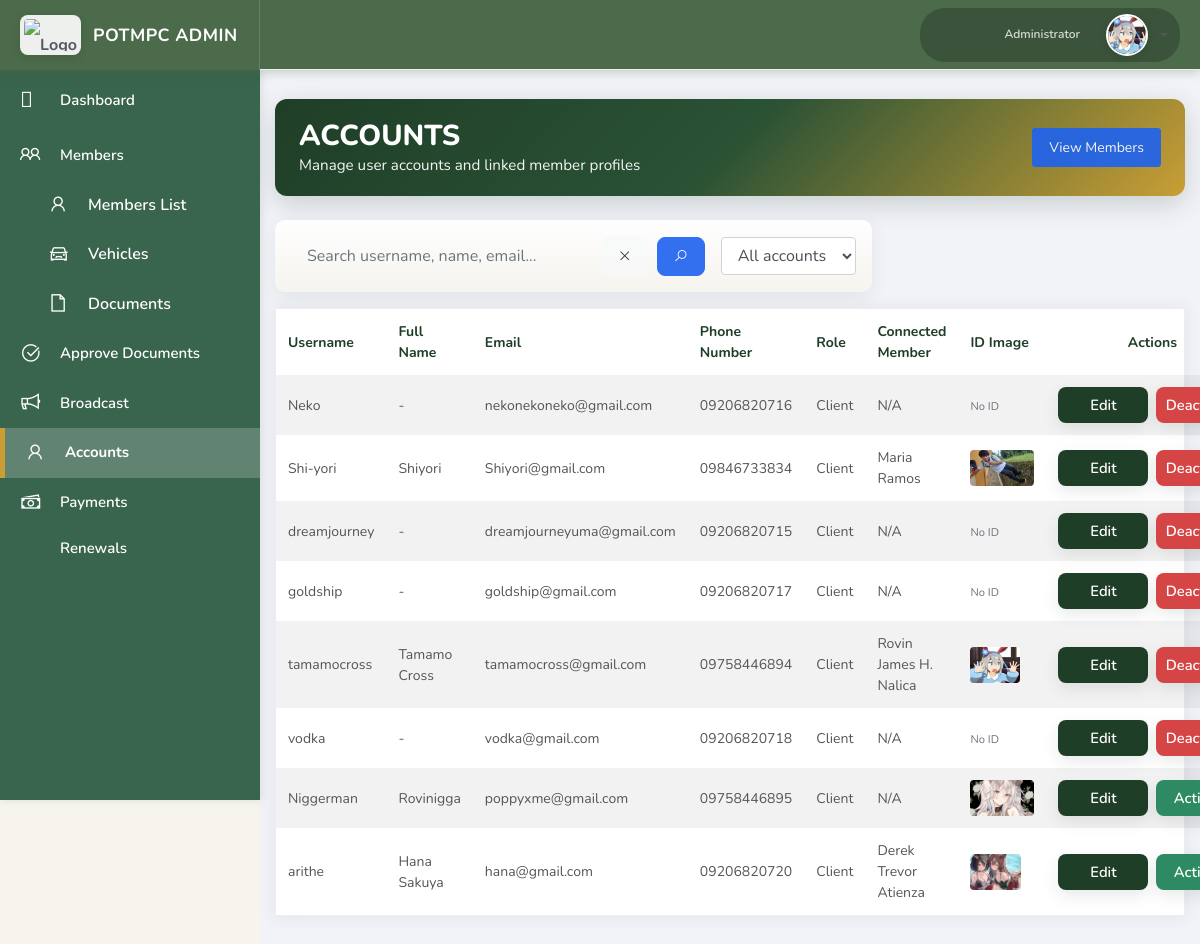
The page /accounts/ on the database as committed earlier.
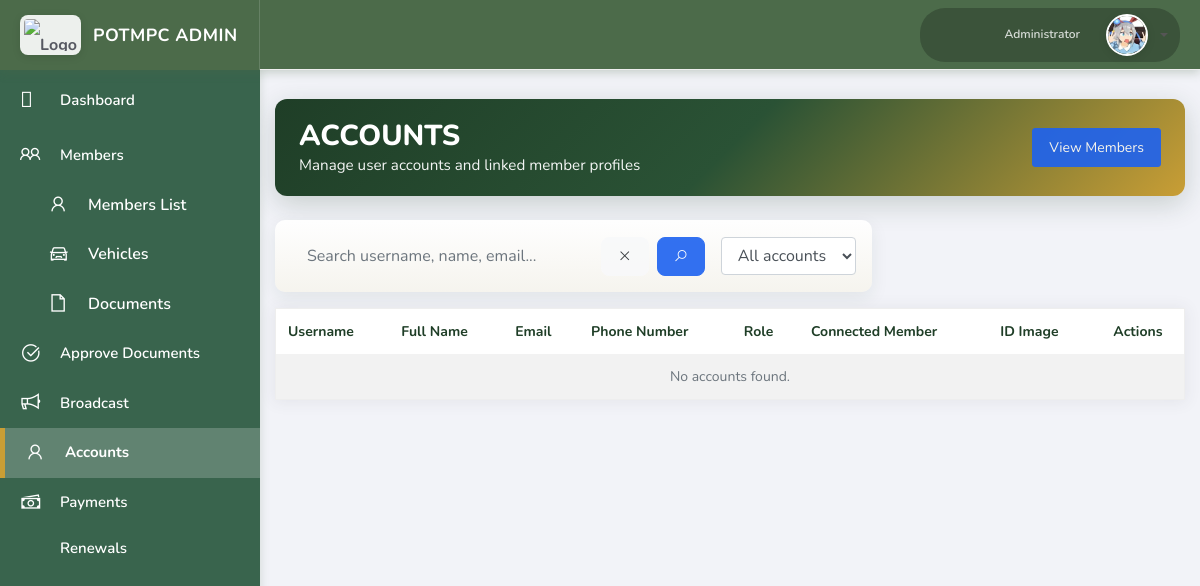
The same page on the database as committed later.
### coop/models.py (models this page shows, shortened)
class User(AbstractUser):
    ROLE_CHOICES = (
        ('superadmin', 'Superadmin'),
        ('admin', 'Admin'),
        ('manager', 'Manager'),
        ('client', 'Client Member'),
    )
    role = models.CharField(max_length=20, choices=ROLE_CHOICES, default='client')
    full_name = models.CharField(max_length=255)
    phone_number = models.CharField(max_length=20, unique=True, null=True, blank=True)
    dormant = models.IntegerField(default=0)  # 0 = Pending, 1 = Not Dormant
    id_image = models.ImageField(upload_to=id_upload_path, null=True, blank=True)
    profile_image = models.ImageField(upload_to=profile_upload_path, null=True, blank=True)
    email = models.EmailField(unique=True)
    groups = models.ManyToManyField(
        Group,
        related_name="coop_user_set",  # <-- unique related_name
        blank=True,
        help_text="The groups this user belongs to.",
        verbose_name="groups"
    )
    user_permissions = models.ManyToManyField(
        Permission,
        related_name="coop_user_permissions",  # <-- unique related_name
        blank=True,
        help_text="Specific permissions for this user.",
        verbose_name="user permissions"
    )

class Member(models.Model):
    SEX_CHOICES = [
        ('M', 'Male'),
        ('F', 'Female'),
        ('O', 'Other'),
    ]
    full_name = models.CharField(max_length=255)
    batch = models.ForeignKey(Batch, on_delete=models.CASCADE, related_name="members")
    batch_monitoring_number = models.PositiveIntegerField()
    is_dormant = models.BooleanField(default=False)
    age = models.PositiveSmallIntegerField(null=True, blank=True, help_text="Member's age")
    sex = models.CharField(max_length=1, choices=SEX_CHOICES, null=True, blank=True, help_text="Member's sex")
    phone_number = models.CharField(max_length=20, null=True, blank=True, help_text="Member's phone number (overridden by user account if linked)")
    email = models.EmailField(null=True, blank=True, help_text="Member's email (overridden by user account if linked)")
    user_account = models.OneToOneField(
        'User',
        on_delete=models.SET_NULL,
        null=True,
        blank=True,
        related_name='member_profile'
    )

### coop/views.py (the view, shortened to what this page needs)
# urls.py: path('accounts/', views.accounts_list, name='accounts_list'),
def accounts_list(request):
    q = (request.GET.get("q") or "").strip()
    status = (request.GET.get("status") or "all").strip().lower()  # 'all' | 'activated' | 'pending'
    users_qs = User.objects.filter(role__iexact='client')
    if status == 'activated':
        users_qs = users_qs.filter(is_active=True)
    elif status == 'pending':
        users_qs = users_qs.filter(is_active=False)
    users_qs = users_qs.order_by('-is_active', 'username')
    paginator = Paginator(users_qs, 10)
    page_number = request.GET.get('page', 1)
    page_obj = paginator.get_page(page_number)
    context = {
        'users': list(page_obj.object_list),
        'page_obj': page_obj,
        'paginator': paginator,
        'is_paginated': page_obj.has_other_pages(),
        'q': q,
        'status': status,
    }
    if request.headers.get('x-requested-with') == 'XMLHttpRequest':
        html = render_to_string('includes/account_table_rows.html', context, request=request)
        pagination_html = render_to_string('includes/pagination.html', context, request=request)
        return JsonResponse({'html': html, 'pagination_html': pagination_html})
    return render(request, 'accounts.html', context)

### coop/context_processors.py (called while the page is built, shortened)
def notifications(request):
    return {
        'unread_notifications_count': 0,
        'recent_notifications': [],
    }

### templates/accounts.html (shortened to what this page needs)
{% extends 'base.html' %}
{% load static %}
{% block extra_css %}
<link rel="stylesheet" href="{% static 'css/admin_all.css' %}">
{% endblock %}
{% block content %}
<div class="container py-4">
  <div class="members-header card-header-gradient mb-4 d-flex justify-content-between align-items-center">
    <div>
      <h1 class="members-header-title">ACCOUNTS</h1>
      <p class="members-header-sub">Manage user accounts and linked member profiles</p>
    </div>
    <div class="d-flex align-items-center">
      <div class="btn-group">
        <a href="{% url 'member_list' %}" class="btn btn-primary">View Members</a>
      </div>
    </div>
  </div>
  <div class="row mb-3">
    <div class="col-md-8">
      <form id="account-search-form" action="{% url 'accounts_list' %}">
        <div class="search-card p-3 d-flex align-items-center">
          <input type="text" id="account-search" name="q" class="form-control form-control-lg search-input" placeholder="Search username, name, email..." autocomplete="off" value="{{ q|default:'' }}">
          <button type="button" class="btn btn-light ml-2" id="account-search-clear" title="Clear"><i class="la la-times"></i></button>
          <button type="submit" class="btn btn-primary ml-2"><i class="la la-search"></i></button>
          <select id="account-status" name="status" class="form-control ml-3" style="width:180px;">
            <option value="all" {% if status == 'all' %}selected{% endif %}>All accounts</option>
          </select>
        </div>
      </form>
    </div>
  </div>
  <div class="card admin-card material-table">
    <div class="card-body p-0">
      <table class="table table-striped table-hover mb-0 no-row-hover">
        <thead class="table-head">
          <tr>
            <th>Username</th>
            <th>Full Name</th>
            <th>Email</th>
            <th>Phone Number</th>
            <th>Role</th>
            <th>Connected Member</th>
            <th>ID Image</th>
            <th class="text-center">Actions</th>
          </tr>
        </thead>
        <tbody id="account-table-body" class="material-rows">
          {% include 'includes/account_table_rows.html' %}
        </tbody>
      </table>
    </div>
  </div>
</div>
{% endblock %}

### templates/includes/account_table_rows.html (shortened to what this page needs)
{% for user in users %}
<tr class="material-row">
  <td>{{ user.username }}</td>
  <td>{{ user.full_name|default:"-" }}</td>
  <td>{{ user.email|default:"-" }}</td>
  <td>{{ user.phone_number|default:"-" }}</td>
  <td>{{ user.role|title|default:"-" }}</td>
  <td>
    {% if user.member_profile %}
      {{ user.member_profile.full_name }}
    {% else %}
      N/A
    {% endif %}
  </td>
  <td>
    {% if user.id_image %}
      <a href="{{ user.id_image.url }}" target="_blank">
        <img src="{{ user.id_image.url }}" alt="ID Image" style="height:36px;border-radius:4px;">
      </a>
    {% else %}
      <span class="text-muted small">No ID</span>
    {% endif %}
  </td>
  <td class="text-center">
    <div class="inline-actions" style="justify-content:center;">
      <a href="{% url 'edit_account' user.pk %}" class="action-btn edit" role="button">Edit</a>
      {% if user.is_active %}
        <form method="post" action="{% url 'deactivate_account' user.pk %}" onsubmit="return confirm('Deactivate this account?');" style="display:inline-block;margin:0;">
          <button type="submit" class="action-btn deactivate">Deactivate</button>
        </form>
      {% else %}
        <form method="post" action="{% url 'activate_account' user.pk %}" style="display:inline-block;margin:0;">
          <button type="submit" class="action-btn activate">Activate</button>
        </form>
      {% endif %}
    </div>
  </td>
</tr>
{% empty %}
<tr><td colspan="8" class="text-center text-muted">No accounts found.</td></tr>
{% endfor %}

Rows that differ between the two databases and show on the page:
removed User: username "Neko", full_name "-", email "nekonekoneko@gmail.com", phone_number "09206820716", role "Client", shows "N/A", shows "No ID", is_active "Deactivate"
removed User: username "Shi-yori", full_name "Shiyori", email "Shiyori@gmail.com", phone_number "09846733834", role "Client", member_profile.full_name "Maria Ramos", id_image (picture), is_active "Deactivate"
removed User: username "dreamjourney", full_name "-", email "dreamjourneyuma@gmail.com", phone_number "09206820715", role "Client", shows "N/A", shows "No ID", is_active "Deactivate"
removed User: username "goldship", full_name "-", email "goldship@gmail.com", phone_number "09206820717", role "Client", shows "N/A", shows "No ID", is_active "Deactivate"
removed User: username "tamamocross", full_name "Tamamo Cross", email "tamamocross@gmail.com", phone_number "09758446894", role "Client", member_profile.full_name "Rovin James H. Nalica", id_image (picture), is_active "Deactivate"
removed User: username "vodka", full_name "-", email "vodka@gmail.com", phone_number "09206820718", role "Client", shows "N/A", shows "No ID", is_active "Deactivate"
removed User: username "Niggerman", full_name "Rovinigga", email "poppyxme@gmail.com", phone_number "09758446895", role "Client", shows "N/A", id_image (picture), is_active "Activate"
removed User: username "arithe", full_name "Hana Sakuya", email "hana@gmail.com", phone_number "09206820720", role "Client", member_profile.full_name "Derek Trevor Atienza", id_image (picture), is_active "Activate"
Other text that changed with them:
text now shown: "No accounts found."
